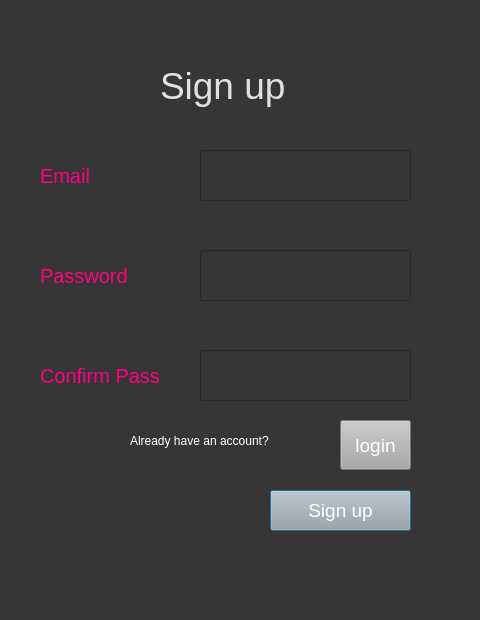
<?xml version="1.0" encoding="UTF-8"?>
<ui version="4.0">
 <class>Dialog</class>
 <widget class="QDialog" name="Dialog">
  <property name="geometry">
   <rect>
    <x>0</x>
    <y>0</y>
    <width>480</width>
    <height>620</height>
   </rect>
  </property>
  <property name="windowTitle">
   <string>Dialog</string>
  </property>
  <property name="styleSheet">
   <string notr="true">background-color: rgb(54, 54, 54);</string>
  </property>
  <widget class="QLabel" name="label">
   <property name="geometry">
    <rect>
     <x>160</x>
     <y>50</y>
     <width>171</width>
     <height>71</height>
    </rect>
   </property>
   <property name="styleSheet">
    <string notr="true">color:rgb(225, 225, 225); font-size:28pt;</string>
   </property>
   <property name="text">
    <string>Sign up</string>
   </property>
  </widget>
  <widget class="QLabel" name="label_2">
   <property name="geometry">
    <rect>
     <x>40</x>
     <y>160</y>
     <width>101</width>
     <height>31</height>
    </rect>
   </property>
   <property name="styleSheet">
    <string notr="true">font-size:15pt; color:rgb(255, 0, 127)</string>
   </property>
   <property name="text">
    <string>Email</string>
   </property>
  </widget>
  <widget class="QLineEdit" name="email">
   <property name="geometry">
    <rect>
     <x>200</x>
     <y>150</y>
     <width>211</width>
     <height>51</height>
    </rect>
   </property>
   <property name="styleSheet">
    <string notr="true">font-size:14pt; color:rgb(243, 243, 243)</string>
   </property>
  </widget>
  <widget class="QLineEdit" name="password">
   <property name="geometry">
    <rect>
     <x>200</x>
     <y>250</y>
     <width>211</width>
     <height>51</height>
    </rect>
   </property>
   <property name="styleSheet">
    <string notr="true">font-size:14pt; color:rgb(243, 243, 243)</string>
   </property>
   <property name="text">
    <string/>
   </property>
  </widget>
  <widget class="QLabel" name="label_3">
   <property name="geometry">
    <rect>
     <x>40</x>
     <y>260</y>
     <width>111</width>
     <height>31</height>
    </rect>
   </property>
   <property name="styleSheet">
    <string notr="true">font-size:15pt; color:rgb(255, 0, 127)</string>
   </property>
   <property name="text">
    <string>Password</string>
   </property>
  </widget>
  <widget class="QPushButton" name="signupbutton">
   <property name="geometry">
    <rect>
     <x>270</x>
     <y>490</y>
     <width>141</width>
     <height>41</height>
    </rect>
   </property>
   <property name="styleSheet">
    <string notr="true">background-color: rgb(167, 168, 167); font-size:14pt; color:rgb(255, 255, 255)</string>
   </property>
   <property name="text">
    <string>Sign up</string>
   </property>
  </widget>
  <widget class="QLineEdit" name="confirmpass">
   <property name="geometry">
    <rect>
     <x>200</x>
     <y>350</y>
     <width>211</width>
     <height>51</height>
    </rect>
   </property>
   <property name="styleSheet">
    <string notr="true">font-size:14pt; color:rgb(243, 243, 243)</string>
   </property>
   <property name="text">
    <string/>
   </property>
  </widget>
  <widget class="QLabel" name="label_4">
   <property name="geometry">
    <rect>
     <x>40</x>
     <y>360</y>
     <width>151</width>
     <height>31</height>
    </rect>
   </property>
   <property name="styleSheet">
    <string notr="true">font-size:15pt; color:rgb(255, 0, 127)</string>
   </property>
   <property name="text">
    <string>Confirm Pass</string>
   </property>
  </widget>
  <widget class="QPushButton" name="back_login">
   <property name="geometry">
    <rect>
     <x>340</x>
     <y>420</y>
     <width>71</width>
     <height>50</height>
    </rect>
   </property>
   <property name="styleSheet">
    <string notr="true">background-color: rgb(167, 168, 167); font-size:14pt; color:rgb(255, 255, 255)</string>
   </property>
   <property name="text">
    <string>login</string>
   </property>
  </widget>
  <widget class="QLabel" name="label_5">
   <property name="geometry">
    <rect>
     <x>130</x>
     <y>430</y>
     <width>171</width>
     <height>21</height>
    </rect>
   </property>
   <property name="styleSheet">
    <string notr="true">color: rgb(255, 255, 255);</string>
   </property>
   <property name="text">
    <string>Already have an account?</string>
   </property>
  </widget>
 </widget>
 <resources/>
 <connections/>
</ui>
